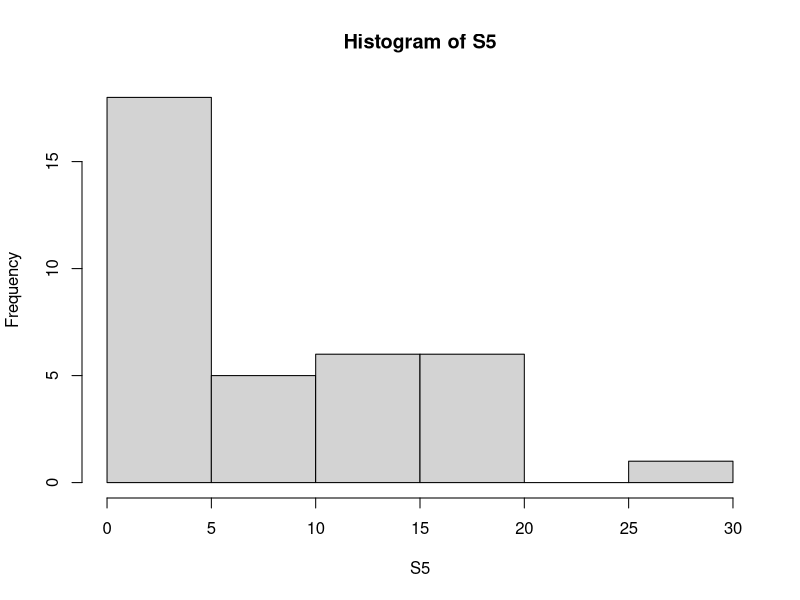
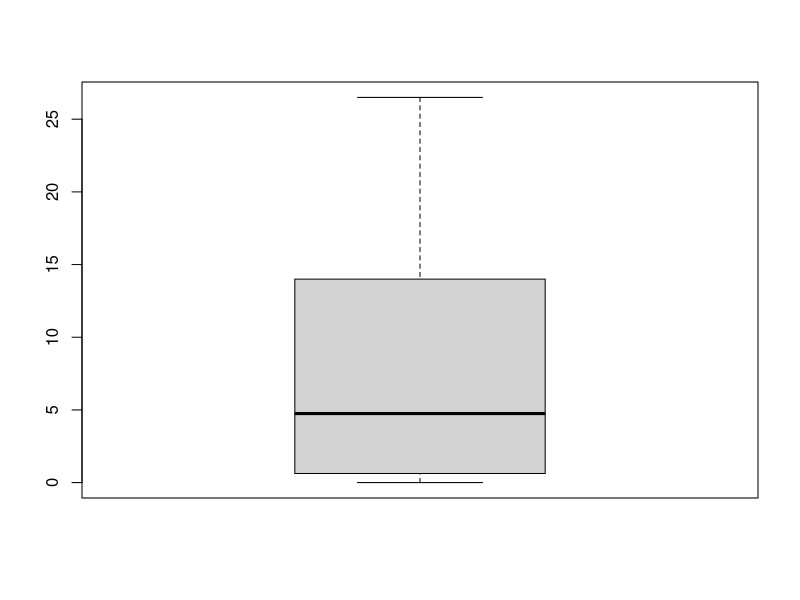
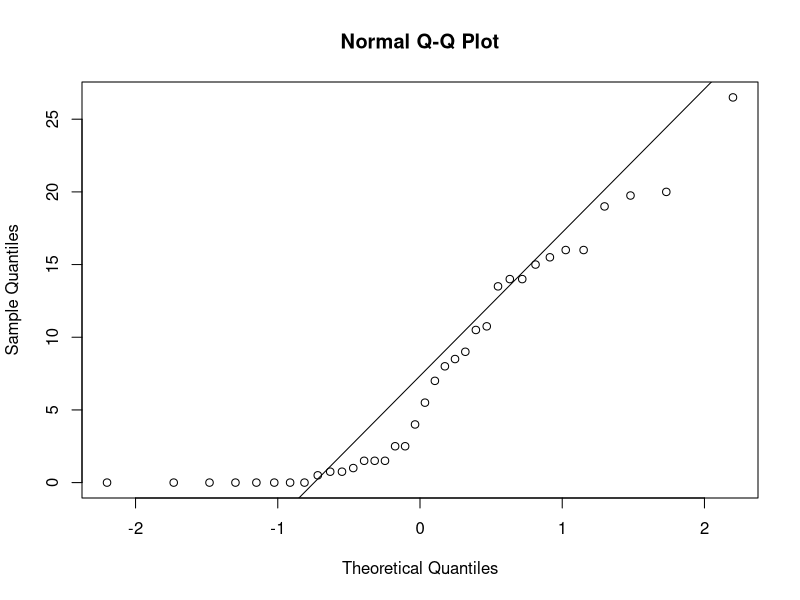
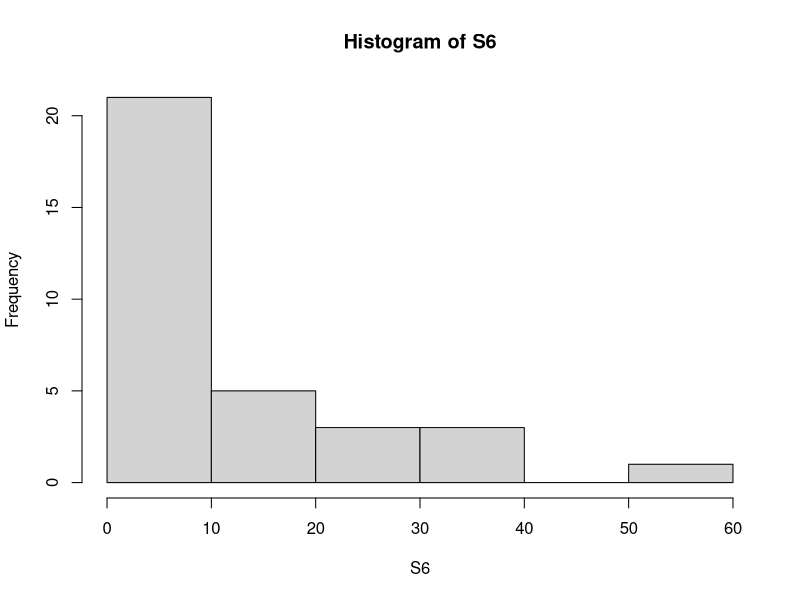
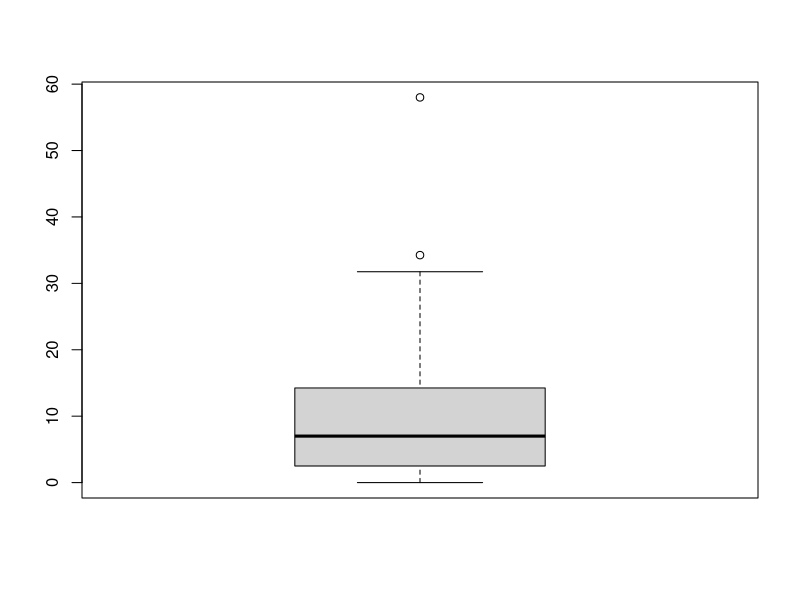
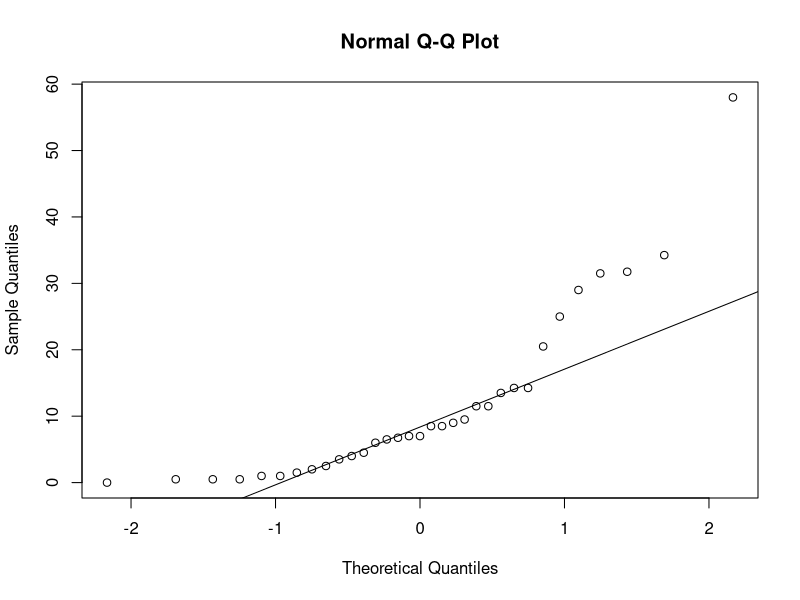
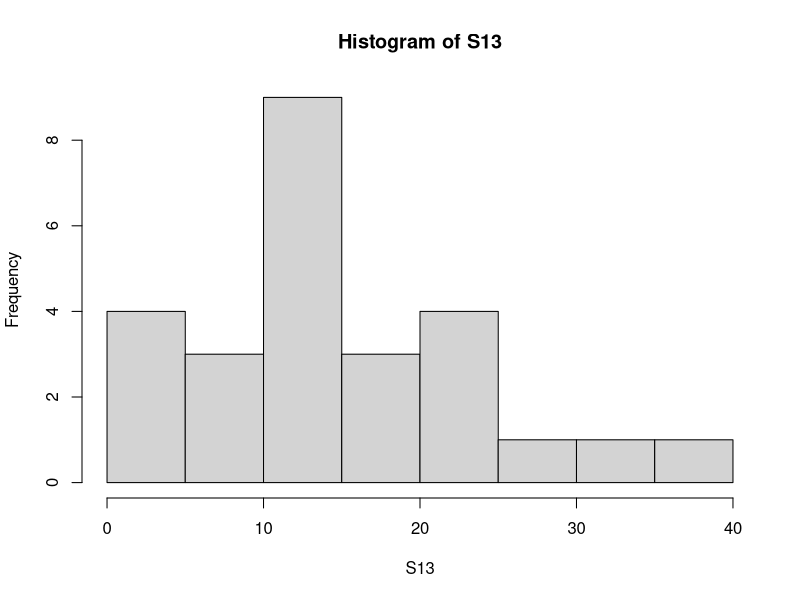
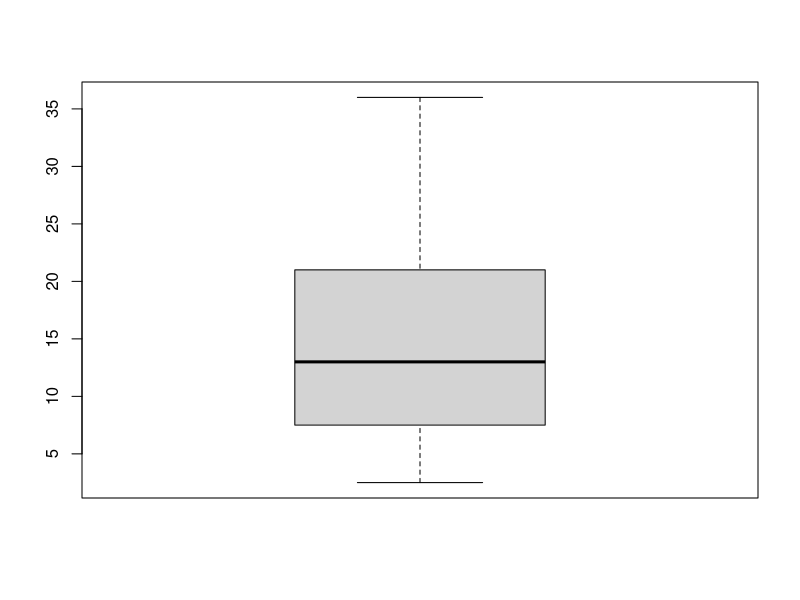

Source code (R) for these figures, in order:
# Laboratorio 3
# Estadistica Para Ingenieros
# Francisco Sucre 10-10717
# José Cipagauta 05-38040

# Cargamos la data
Notas11_12 <- read.table("Notas11-12.txt", header = T,fill=NA)
Notas12_13 <- read.table("Notas12-13.txt", header = T,fill=NA)
attach(Notas11_12)
attach(Notas12_13)

# 1. Utilizando las graficas vistas en clases, ¿cúales de las secciones tienen notas que se 
# distribuyen normal?

# Grafico Notas11_12
# S5
par(mfrow=c(1,1))
hist(S5)
boxplot(S5)
qqnorm(S5)
qqline(S5)
# NO es normal ni se aproxima a serlo, excepto en secciones muy pequeñas

# S6
par(mfrow=c(1,1))
hist(S6)
boxplot(S6)
qqnorm(S6)
qqline(S6)
# Tiene unas secciones que no se acercan a estar distribuidas de forma normal, pero en 
# pero en la seccion del medio se comporta de manera muy parecida a una distribucion normal

# S13
par(mfrow=c(1,1))
hist(S13)
boxplot(S13)
qqnorm(S13)
qqline(S13)
# Se aproxima a la distribucion normal, excepto en las colas, pero si se puede tomar como una
# distribucion normal

# S3
par(mfrow=c(1,1))
hist(S3)
boxplot(S3)
qqnorm(S3)
qqline(S3)
# Se aproxima a la distribucion normal asi que si se puede tomar como una
# distribucion normal

# S4
par(mfrow=c(1,1))
hist(S4)
boxplot(S4)
qqnorm(S4)
qqline(S4)
# Se aproxima a la distribucion normal, excepto en las colas, pero si se puede tomar como una
# distribucion normal

# S9
par(mfrow=c(1,1))
hist(S9)
boxplot(S9)
qqnorm(S9)
qqline(S9)
# Se aproxima a la distribucion normal asi que si se puede tomar como una
# distribucion normal

# Respuesta: 

# 2. Calcule intervalos de confianza del 97 % para la media de la nota de cada sección. 
# ¿Qué consideraciones se deben tomar en cuenta para construir estos intervalos?



# 3. ¿Qué conclusiones puede sacar a partir de los intervalos de confianza de sus variables? 
# En particular, ¿cómo comparariría los resultados entre secciones?



# 4. Si realizan la comparación de los intervalos de confianza entre años, 
# ¿cómo los comparariría? ¿Qué puede concluir al hacer la comparación?

